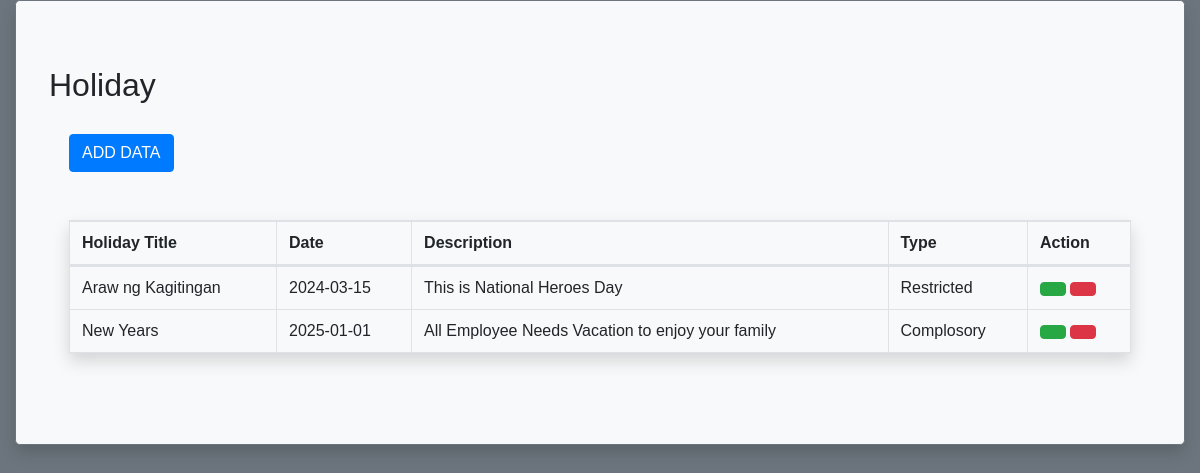
The page /holiday.php on the database its author committed.
### tables this page shows
CREATE TABLE `holiday` (
  `id` int(10) UNSIGNED NOT NULL,
  `tittle` varchar(255) NOT NULL,
  `description` varchar(255) NOT NULL,
  `date` varchar(255) NOT NULL,
  `type` varchar(255) NOT NULL
);

### holiday.php (the view, shortened to what this page needs)
<link rel="stylesheet" href="https://stackpath.bootstrapcdn.com/bootstrap/4.2.1/css/bootstrap.min.css">
    <link rel="stylesheet" href="https://cdn.datatables.net/1.10.18/css/dataTables.bootstrap4.min.css">
    <link rel="stylesheet" href="styles.css">
<body>
    <div class="container-fluid">
    <div class="jumbotron bg-light shadow border border-secondary">
            <div class="card bg-light" style="border-color: transparent;">
                <h2> Holiday </h2>
            </div>
            <div class="card bg-light" style="border-color: transparent;">
                <div class="card-body">
                    <button type="button" class="btn btn-primary float-left" data-toggle="modal" data-target="#studentaddmodal">
                        ADD DATA
                    </button>
                </div>
            </div>
            <div class="card bg-light" style="border-color: transparent;">
                <div class="card-body">
                    <?php
                $connection = mysqli_connect("localhost","root","");
                $query = "SELECT * FROM holiday";
                $query_run = mysqli_query($connection, $query);
            ?>
                    <table id="datatableid" class="table table-bordered shadow">
                        <thead>
                            <tr>
                                <th scope="col">Holiday Title</th>
                                <th scope="col">Date</th>
                                <th scope="col">Description</th>
                                <th scope="col">Type</th>
                                <th scope="col">Action</th>
                            </tr>
                        </thead>
                        <?php
                if($query_run)
                {
                    foreach($query_run as $row)
                    {
            ?>
                        <tbody>
                            <tr>
                                <td> <?php echo $row['tittle']; ?> </td>
                                <td> <?php echo $row['date']; ?> </td>
                                <td> <?php echo $row['description']; ?> </td>
                                <td> <?php echo $row['type']; ?> </td>
                                <td>
                                <button type="button" class="btn btn-success editbtn"><i class="lni lni-pencil"></i></button>
                                <button type="button" class="btn btn-danger deletebtn"><i class="lni lni-trash-can"></i></button>
                                </td>
                            </tr>
                        </tbody>
                        <?php
                    }
                }
                else
                {
                    echo "No Record Found";
                }
            ?>
                    </table>
                </div>
            </div>
        </div>
    </div>

### styles.css (style rules this page uses)
body { font-family: 'Poppins', sans-serif; margin: 0; overflow-x: hidden; background-color: #6c757d; }
* { box-sizing: border-box; }
.jumbotron { border-color: white; }

### rows shown on the page
holiday: tittle "Araw ng Kagitingan", date "2024-03-15", description "This is National Heroes Day", type "Restricted"
holiday: tittle "New Years", date "2025-01-01", description "All Employee Needs Vacation to enjoy your family", type "Complosory"
